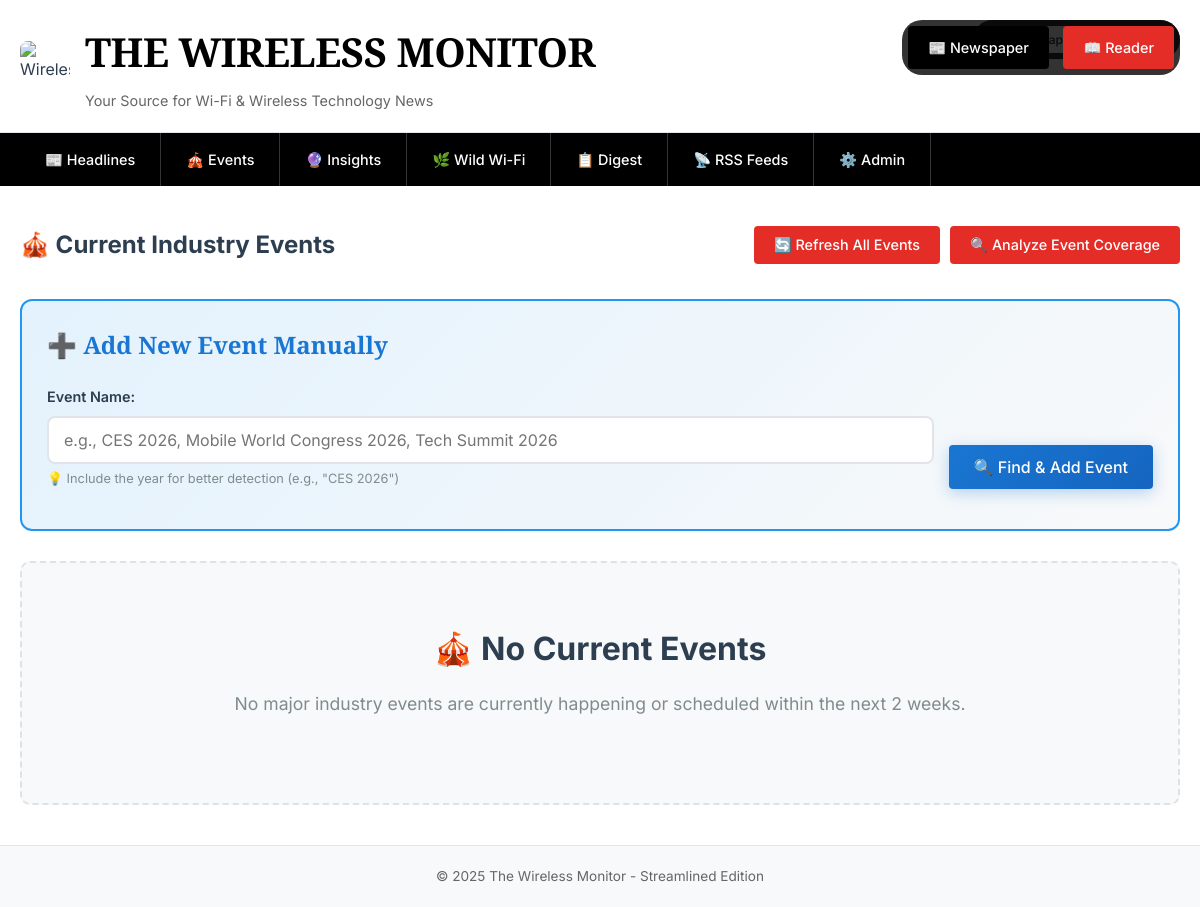
Before: /events with the older database file.
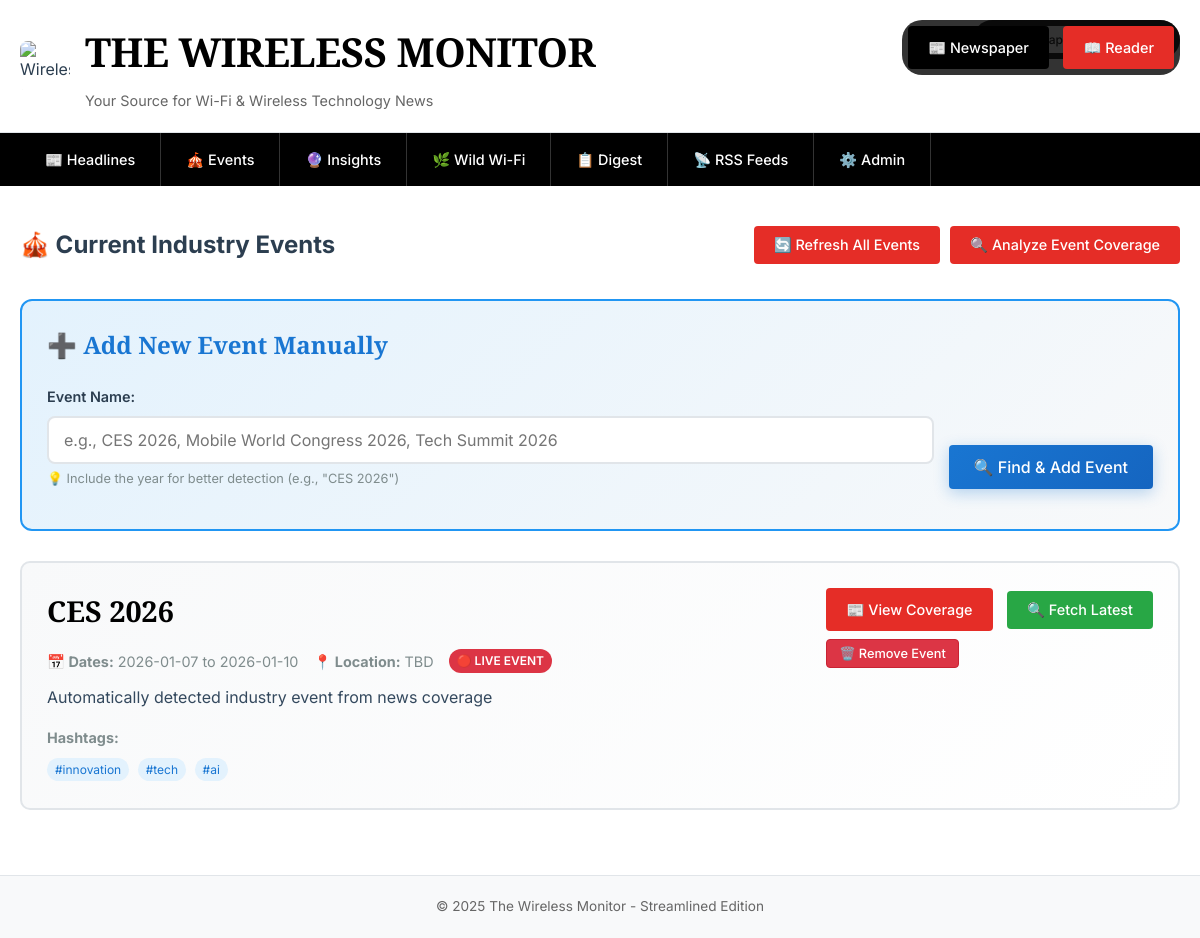
After: the same page with the newer database file.
### tables this page shows
CREATE TABLE industry_events (
                id INTEGER PRIMARY KEY AUTOINCREMENT,
                name TEXT NOT NULL,
                hashtags TEXT,
                start_date DATE,
                end_date DATE,
                location TEXT,
                description TEXT,
                active INTEGER DEFAULT 1,
                created_at TIMESTAMP DEFAULT CURRENT_TIMESTAMP
            );

### app/main.py (the view)
        @self.app.route('/events')
        def events():
            view_mode = request.args.get('view', 'newspaper')
            conn = self.get_db_connection()
            current_events = conn.execute('''
                SELECT * FROM industry_events
                WHERE active = 1
                AND date(end_date) >= date('now')
                ORDER BY start_date
            ''').fetchall()
            conn.close()
            return render_template('events.html', events=current_events, view_mode=view_mode)

### app/main.py (called while the page is built)
    def get_db_connection(self):
        conn = sqlite3.connect(self.db_path, timeout=30.0)
        conn.row_factory = sqlite3.Row
        conn.execute('PRAGMA journal_mode=WAL')
        conn.execute('PRAGMA synchronous=NORMAL')
        conn.execute('PRAGMA cache_size=10000')
        conn.execute('PRAGMA temp_store=memory')
        return conn

### app/templates/events.html (shortened to what the changed rows need)
{% extends "base.html" %}
{% block content %}
<div style="display: flex; justify-content: space-between; align-items: center; margin-bottom: {% if view_mode == 'reader' %}0{% else %}35px{% endif %}; ">
    <h2>🎪 Current Industry Events</h2>
</div>
{% if events %}
    {% for event in events %}
    <div class="{% if view_mode == 'reader' %}article{% else %}article{% endif %}" style="{% if view_mode == 'reader' %}border-bottom: 1px solid #f0f0f0; padding: 15px 20px; margin: 0; background: white;{% else %}border: 2px solid #e1e5e9; border-radius: 10px; padding: 25px; margin-bottom: 25px; background: linear-gradient(135deg, #f8f9fa, #ffffff);{% endif %}">
        <div style="display: flex; justify-content: between; align-items: flex-start; gap: 20px;">
            <div style="flex: 1;">
                <h3 style="{% if view_mode == 'reader' %}font-family: 'Arial', sans-serif; font-size: 1.1rem; font-weight: bold; color: #1155cc; margin-bottom: 8px;{% else %}font-family: 'Playfair Display', serif; font-size: 1.8rem; font-weight: 600; color: #000; margin-bottom: 15px;{% endif %}">
                    <a href="{{ url_for('event_detail', event_id=event.id, view=view_mode) }}" style="{% if view_mode == 'reader' %}color: #1155cc; text-decoration: none;{% else %}color: #000; text-decoration: none;{% endif %}">
                        {{ event.name }}
                    </a>
                </h3>
                <div style="{% if view_mode == 'reader' %}font-family: 'Arial', sans-serif; font-size: 0.8rem; color: #999; margin-bottom: 8px;{% else %}font-family: 'Inter', sans-serif; font-size: 0.9rem; color: #7f8c8d; margin-bottom: 12px; display: flex; align-items: center; gap: 15px; flex-wrap: wrap;{% endif %}">
                    <span><strong>📅 Dates:</strong> {{ event.start_date }} to {{ event.end_date }}</span>
                    <span><strong>📍 Location:</strong> {{ event.location }}</span>
                    <span style="background: #dc3545; color: white; padding: 2px 8px; border-radius: 12px; font-size: 0.75rem; font-weight: 600;">🔴 LIVE EVENT</span>
                </div>
                <p style="{% if view_mode == 'reader' %}font-family: 'Arial', sans-serif; font-size: 0.9rem; line-height: 1.5; color: #666; margin-bottom: 8px;{% else %}font-family: 'Inter', sans-serif; font-size: 1rem; line-height: 1.6; color: #34495e; margin-bottom: 15px;{% endif %}">
                    {{ event.description }}
                </p>
                {% if event.hashtags %}
                <div style="margin-top: 10px;">
                    <strong style="{% if view_mode == 'reader' %}font-size: 0.8rem; color: #999;{% else %}font-size: 0.9rem; color: #7f8c8d;{% endif %}">Hashtags:</strong>
                    <div style="margin-top: 5px;">
                        {% for hashtag in event.hashtags.split(',')[:8] %}
                        <span style="display: inline-block; background: #e3f2fd; color: #1976d2; padding: 2px 8px; border-radius: 12px; font-size: 0.75rem; margin: 2px 4px 2px 0; font-family: 'Inter', sans-serif;">{{ hashtag.strip() }}</span>
                        {% endfor %}
                    </div>
                </div>
                {% endif %}
            </div>
            <div style="display: flex; flex-direction: column; gap: 8px;">
                <div>
                    <a href="{{ url_for('event_detail', event_id=event.id, view=view_mode) }}" class="btn" style="{% if view_mode == 'reader' %}font-size: 0.8rem; padding: 6px 12px; margin-right: 8px;{% else %}font-size: 0.9rem; padding: 10px 20px; margin-right: 10px;{% endif %}">
                        📰 View Coverage
                    </a>
                    <button onclick="fetchEventContent({{ event.id }})" class="btn" style="{% if view_mode == 'reader' %}font-size: 0.8rem; padding: 6px 12px; background: #28a745;{% else %}font-size: 0.9rem; padding: 10px 20px; background: #28a745;{% endif %}">
                        🔍 Fetch Latest
                    </button>
                </div>
                <div>
                    <button onclick="removeEvent({{ event.id }}, '{{ event.name|replace("'", "\\'") }}')" class="btn remove-btn" style="{% if view_mode == 'reader' %}font-size: 0.75rem; padding: 4px 8px; background: #dc3545; color: white; border: 1px solid #c82333;{% else %}font-size: 0.8rem; padding: 6px 12px; background: #dc3545; color: white; border: 1px solid #c82333; transition: all 0.2s ease;{% endif %}" onmouseover="this.style.background='#c82333'; this.style.transform='translateY(-1px)'" onmouseout="this.style.background='#dc3545'; this.style.transform='translateY(0)'">
                        🗑️ Remove Event
                    </button>
                </div>
            </div>
        </div>
    </div>
    {% endfor %}
{% else %}
    <div style="text-align: center; padding: {% if view_mode == 'reader' %}40px 20px{% else %}60px 20px{% endif %}; color: {% if view_mode == 'reader' %}#666{% else %}#7f8c8d{% endif %}; {% if view_mode != 'reader' %}background: #f8f9fa; border-radius: 10px; border: 2px dashed #dee2e6;{% endif %}">
        <h3 style="font-family: {% if view_mode == 'reader' %}'Inter', sans-serif{% else %}'Inter', sans-serif{% endif %}; font-size: {% if view_mode == 'reader' %}1.4rem{% else %}2rem{% endif %}; margin-bottom: 15px; color: {% if view_mode == 'reader' %}#333{% else %}#2c3e50{% endif %};">🎪 No Current Events</h3>
        <p style="font-family: {% if view_mode == 'reader' %}'Inter', sans-serif{% else %}'Inter', sans-serif{% endif %}; font-size: {% if view_mode == 'reader' %}0.9rem{% else %}1.1rem{% endif %}; margin-bottom: 25px;">
            No major industry events are currently happening or scheduled within the next 2 weeks.
        </p>
    </div>
{% endif %}
{% endblock %}

Changed rows visible on the page:
added industry_events: name "CES 2026", start_date "2026-01-07", end_date "2026-01-10", location "TBD", description "Automatically detected industry event from news coverage", strip "#innovation" "#tech" "#ai"
Other visible differences:
text no longer shown: "🎪 No Current Events No major industry events are currently happening or scheduled within the next 2 weeks."
